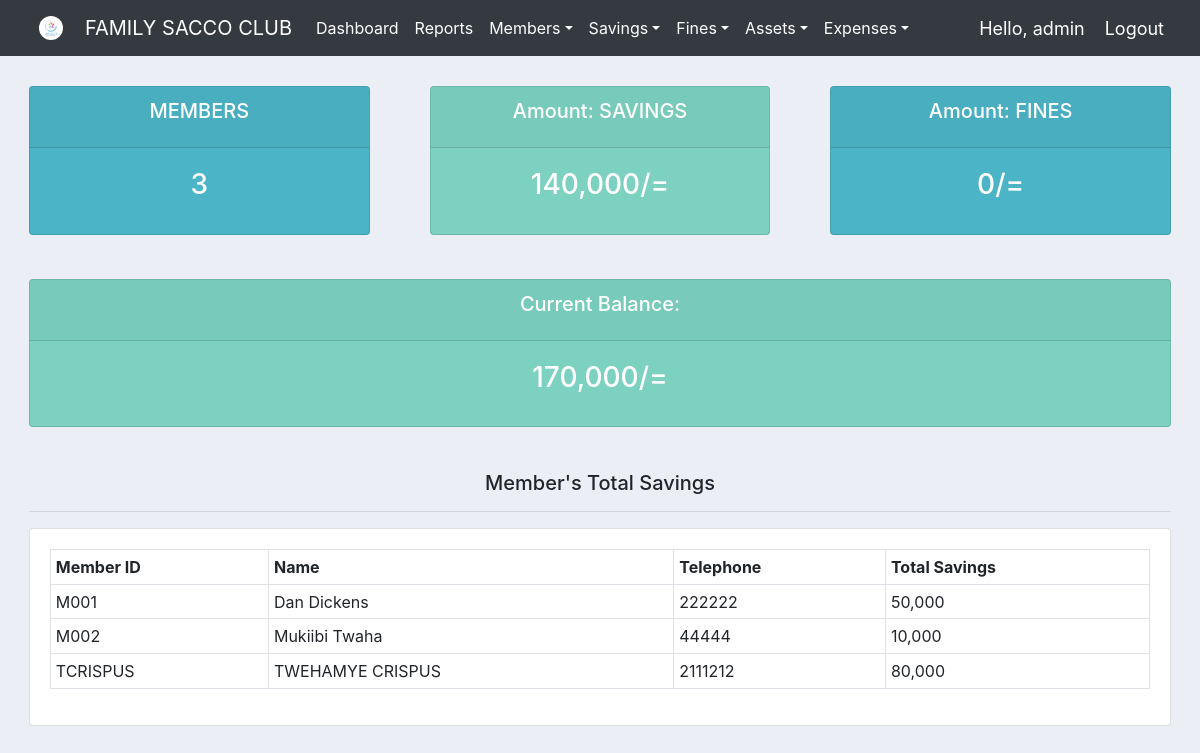
The app's page / (signed in) with its own data.
### fam_sacco_app/models.py (models this page shows, shortened)
class Member(models.Model):
    sex_choices = (("Male","male"), ("Female","Female"))
    status_choices = (("Married","Married"),("Single","Single"),
                        ("Windowed","Windowed"),("Divorsed","Divorsed"))
    member_id =models.CharField(max_length=10, primary_key=True )
    full_name = models.CharField(max_length=200, null=False)
    nin = models.CharField(max_length=100)
    occupation=models.CharField(max_length=500)
    sex = models.CharField(max_length=10,choices = sex_choices)
    marital_status = models.CharField(max_length=30, choices=status_choices)
    email = models.EmailField(max_length=100)
    telephone = models.PositiveIntegerField()
    date_of_birth = models.DateField(validators=[MaxValueValidator(datetime.date.today)])
    current_address = models.CharField(max_length=300)
    home_address = models.CharField(max_length=300)
    Registered_date = models.DateTimeField(auto_now_add=True)

### fam_sacco_app/views.py (the view)
# urls.py: path("", views.home, name='home'),
@login_required(login_url='login')
def home(request):
    total_members = Member.objects.all().count() #aggregate(Count('member_id'))
    pending_deposits = Deposit.objects.filter(status='pending').count()
    approved_deposits = Deposit.objects.filter(status='Approved').count()
    unpaid_fines = Fine.objects.filter(status='unpaid').count()
    paid_fines = Fine.objects.filter(status='paid').count()
    total_savings = Deposit.objects.all().aggregate(Sum('amount'))
    mymembers = Member.objects.all()
    deposits = Deposit.objects.all().order_by("-date_created")
    total_members = Member.objects.all().count()
    myFilter = DepositFilter(request.GET, queryset=deposits)
    deposits = myFilter.qs
    member_balance = Member.objects.filter(deposit__status="Approved").annotate(total_savings=Sum('deposit__amount'))
    expenses_total = Expense.objects.all().aggregate(models.Sum('amount'))['amount__sum'] or 0
    fines_total = FinePayment.objects.all().aggregate(models.Sum('amount'))['amount__sum'] or 0
    savings_total = Deposit.objects.filter(status='Approved').aggregate(models.Sum('amount'))['amount__sum'] or 0
    asset_cost = Asset.objects.aggregate(models.Sum('purchase_amount'))['purchase_amount__sum'] or 0
    otherincome = OtherIncome.objects.aggregate(models.Sum('amount'))['amount__sum'] or 0
    current_balance = savings_total + fines_total + otherincome - expenses_total - asset_cost
    grand_total = fines_total + savings_total + expenses_total + asset_cost + otherincome
    context = {
        'member_balance':member_balance,
        'pending_deposits': pending_deposits,
        'approved_deposits': approved_deposits,
        'mymembers': mymembers,
        'total_members': total_members,
        'unpaid_fines':unpaid_fines,
        'paid_fines':paid_fines,
        'total_savings': total_savings,
        'deposits': deposits,
        'myFilter': myFilter,
        'fines_total': fines_total,
        'current_balance': current_balance,
        'savings_total': savings_total,
        'expenses_total':expenses_total,
        'grand_total': grand_total,
        'asset_cost': asset_cost,
        'otherincome':otherincome,
      }
    return render(request,'members/dashboard.html', context)

### fam_sacco_app/templates/members/dashboard.html
{% extends 'members/main.html' %}
{% block content %}
{% include 'members/status.html' %}
<div class="row">
    <div class="col">
        <div class="col-md">
            <h5 align="center"> Member's Total Savings </h5>
            <hr>
            <div class="card card-body">
                <table class="table table-bordered table-sm table-hover">
                    <tr>
                        <th>Member ID</th>
                        <th>Name</th>
                        <th>Telephone</th>
                        <th>Total Savings</th>
                    </tr>
                    {% for member in member_balance %}
                    <tr>
                        <td>{{member.member_id}}</td>
                        <td>{{member.full_name}}</td>
                        <td>{{member.telephone}}</td>
                        <td>{{ member.total_savings|floatformat:"-3g" }}</td>
                    </tr>
                    {% endfor %}
                </table>
            </div>
        </div>
    </div>
</div>
{% endblock content %}

### fam_sacco_app/templates/members/navbar.html (shortened to what this page needs)
{% load static %}
<nav class="navbar fixed-top navbar-expand-lg navbar-dark bg-dark">
     &nbsp; &nbsp; &nbsp;<img src="{% static 'images/LINK2DOT5.png' %}" style="width: 2vw; border-radius: 50%;"> &nbsp; &nbsp; &nbsp;
    <a class="navbar-brand" href="#">FAMILY SACCO CLUB</a>
    <div class="collapse navbar-collapse" id="navbarNav">
        <ul class="navbar-nav">
            {% if request.user.is_staff %}
            <li class="nav-item active">
                <a class="nav-link" href="{% url 'home' %}">Dashboard</a>
            </li>
            <li class="nav-item active">
                <a class="nav-link" href="{% url 'report' %}">Reports</a>
            </li>
            <li class="nav-item dropdown active">
                <a class="nav-link dropdown-toggle" href="#" id="navbardrop" data-toggle="dropdown">Members</a>
            </li>
            <li class="nav-item dropdown active">
                <a class="nav-link dropdown-toggle" href="#" id="navbardrop" data-toggle="dropdown">Savings</a>
            </li>
            <li class="nav-item dropdown active">
                <a class="nav-link dropdown-toggle" href="#" id="navbardrop" data-toggle="dropdown">Fines</a>
            </li>
            <li class="nav-item dropdown active">
                <a class="nav-link dropdown-toggle" href="#" id="navbardrop" data-toggle="dropdown">Assets</a>
            </li>
            <li class="nav-item dropdown active">
                <a class="nav-link dropdown-toggle" href="#" id="navbardrop" data-toggle="dropdown">Expenses</a>
            </li>
            {% endif %}
        </ul>
    </div>
    <span class="hello-msg">Hello, {{request.user}} </span>
    <span><a class="hello-msg" href="{% url 'logout' %}">Logout</a></span>
</nav>

### fam_sacco_app/static/css/main.css (style rules this page uses)
body { background-color: #ebeff5; }
.row { padding: 14px; }

### fam_sacco_app/templates/members/navbar.html (style rules this page uses)
.hello-msg { font-size: 18px; color: #fff; margin-right: 20px; }

### records on screen
Member: member_id "M001", full_name "Dan Dickens", telephone "222222", total_savings "50,000"
Member: member_id "M002", full_name "Mukiibi Twaha", telephone "44444", total_savings "10,000"
Member: member_id "TCRISPUS", full_name "TWEHAMYE CRISPUS", telephone "2111212", total_savings "80,000"

### other values on screen
{{ request.user }} "admin"
{{ total_members }} "3"
{{ savings_total|floatformat:"-3g" }} "140,000"
{{ fines_total|floatformat:"-3g" }} "0"
{{ current_balance|floatformat:"-3g" }} "170,000"
